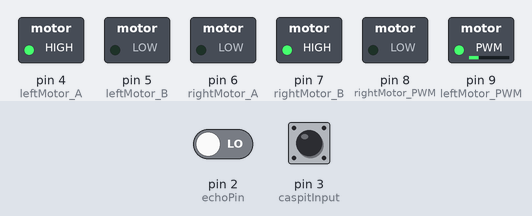
This sketch was run on a simulated Arduino Uno, built with avr-gcc and run on an emulated ATmega328P. On the bench: switched loads named in the sketch (green lamp = pin HIGH). The inputs (shaded band) are chosen by the test bench; at power-on: pin 2 (echoPin) LOW, pin 3 (caspitInput) HIGH. What the sketch prints to the serial monitor is not drawn.

Above: at 1.2 s.
1.3 s: pin 2 (echoPin) driven HIGH
Timing chart, 0 to 4.3 s (numbered marks = the images above; inputs shaded):
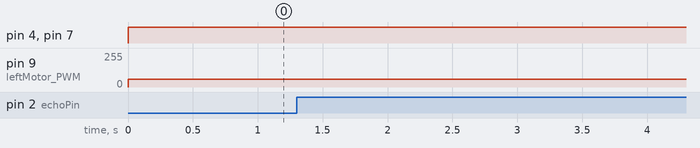

The sketch:

test.ino
```cpp
#define black 250
#define rightMotor_A 6
#define rightMotor_B 7
#define rightMotor_PWM 8
#define leftMotor_A 4
#define leftMotor_B 5
#define leftMotor_PWM 9
#define trigPin 10
#define echoPin 2
#define caspitInput 3

unsigned long timeUltra = 0;
unsigned long duration;
int distanceUltra = 0;
int rightSensorMid,leftSensorMid,rightSensorOut,leftSensorOut;
int rightSub,leftSub;
int caspitCounter = 0;


void trigUs(){
  digitalWrite(trigPin, 1);
  delayMicroseconds(10);
  digitalWrite(trigPin,0);
  attachInterrupt(0, measurement, RISING);
}


volatile boolean cFlag=false;


void caspit(){
  cFlag = true;
}


int distance;
void measurement(){
  timeUltra = pulseIn(echoPin, HIGH);
  distanceUltra = timeUltra/58;
  Serial.print("Distance = ");
  Serial.println(distance);
  detachInterrupt(0);
}

void stopingz(){
  motors(0,0);
}


unsigned long tTime;

boolean caspitState(){
  if(cFlag){
    if(digitalRead(3)==0){
    tTime=millis();
    }
  }
   else if(digitalRead(3)==0)
    {
        if((millis()-tTime)>150)
        return true;
    }
    cFlag=false;
    return false;
  }


void readSensors(){


  rightSensorMid = analogRead(A0);
  leftSensorMid = analogRead(A3);
  rightSensorOut = analogRead(A2);
  leftSensorOut=analogRead(A1);

  rightSensorMid = map(rightSensorMid,600 ,80, 1000, 0);
  leftSensorMid = map(leftSensorMid, 952, 100,  1000, 0);
  rightSensorOut = map(rightSensorOut, 600, 65, 1000, 0);
  leftSensorOut = map(leftSensorOut, 510, 65,1000, 0);
  /*
    Serial.print(" leftSensorOut(A1): ");
   Serial.print(leftSensorOut);
   Serial.print(" leftSensorMid(A3): ");
   Serial.print(leftSensorMid);
   Serial.print(" rightSensorMid(A0): ");
   Serial.print(rightSensorMid);
   Serial.print(" rightSensorOut(A2): ");
   Serial.println(rightSensorOut);*/
}

int Speed =80;

unsigned long tmpTime;
boolean cOn=false;
void drive(){
//Speed =150;
  if(caspitState()){
tmpTime=millis();
drive2();
cOn=true;
}
else if(cOn){
if(millis()-tmpTime>400)
drive2();
cOn=false;
}

else {
  Speed=60;
  if(leftSensorOut<black || rightSensorOut<black)
  turnAround();
 else{
  int rightSensorMid1 = map(rightSensorMid, 0, 1023, -100, 100);
  int leftSensorMid1 = map(leftSensorMid, 0, 1023,   -100, 100);
  int rightSensorOut1 = map(rightSensorOut, 0, 1023,   -100, 100);
  int leftSensorOut1 = map(leftSensorOut, 0, 1023,   -100, 100);
  rightSub = rightSensorMid1- leftSensorMid1;
  leftSub = leftSensorMid1 - rightSensorMid1;
  motors(Speed + rightSub,Speed + leftSub);
   /*Serial.print(" RIGHT: ");
   Serial.print(Speed + rightSub);
   Serial.print(" left: ");
   Serial.println(Speed + leftSub);*/

 }

}

}

void drive2(){
 Speed = 120;
  int rightSensorMid1 = map(rightSensorMid, 0, 1023, 0, 50);
  int leftSensorMid1 = map(leftSensorMid, 0, 1023, 0, 50);
  int rightSensorOut1 = map(rightSensorOut, 0, 1023, 0, 50);
  int leftSensorOut1 = map(leftSensorOut, 0, 1023, 0, 50);
  rightSub = rightSensorMid1- leftSensorMid1;
  leftSub = leftSensorMid1 - rightSensorMid1;
  motors(Speed + rightSub,Speed + leftSub);
}

void turnAround(){
  if(leftSensorOut < black){
    motors(60,-60);
    delay(100);
    while(rightSensorMid > black){
      readSensors();
      Serial.println(1);
    }
    }
  else if(rightSensorOut < black){
    motors(-60 ,60);
    delay(100);
    while(leftSensorMid > black){
      readSensors();
      Serial.println(2);
    }
  }

}

void motors(int left, int right){
  if(left>255)
  left=255;
  if(left <-255)
  left=-255;
   if(right>255)
  right=255;
  if(right <-255)
  right=-255;
  if (left > 0)
  {
    digitalWrite(leftMotor_A,1);
    digitalWrite(leftMotor_B,0);
    analogWrite(leftMotor_PWM, left);
  }
  else
  {
    digitalWrite(leftMotor_A,0);
    digitalWrite(leftMotor_B,1);
    analogWrite(leftMotor_PWM, -left);
  }

  if (right > 0)
  {
    digitalWrite(rightMotor_A,1);
    digitalWrite(rightMotor_B,0);
    analogWrite(rightMotor_PWM, right);
  }
  else
  {
    digitalWrite(rightMotor_A,0);
    digitalWrite(rightMotor_B,1);
    analogWrite(rightMotor_PWM, -right);
  }
}


void setup(){

  Serial.begin(9600);
  for(int i = 4; i < 8; i ++)
    pinMode(i,OUTPUT);

  pinMode(caspitInput,INPUT);
  attachInterrupt(1, caspit, CHANGE);
  trigUs();
}

void loop(){

 motors(60,-60);
 delay(500);
/* stopingz();
  motors(60,60);
  delay(800);
  stopingz();
  motors(20,70);
  delay(1500);
   motors(50,70);
  delay(1000);
  stopingz();*/
while(1);


}
```

Measured:
- after the input at 1.3 s, every drawn part: stays the same
